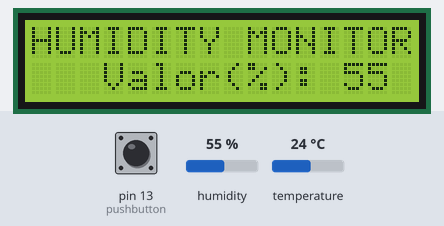
Bench run of a sketch on a simulated Arduino Uno, built with avr-gcc and run on an emulated ATmega328P. Parts: 16×2 character LCD. The inputs (shaded band) are chosen by the test bench; at power-on: pin 13 (pushbutton) HIGH, humidity 55 %, temperature 24 °C.

Above: at 1.2 s.
1.3 s: pin 13 (pushbutton) pulled LOW for 1 s
At 3.0 s:
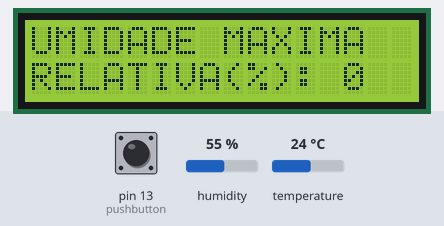
3.8 s: pin 13 (pushbutton) pulled LOW for 1 s
At 6.0 s:
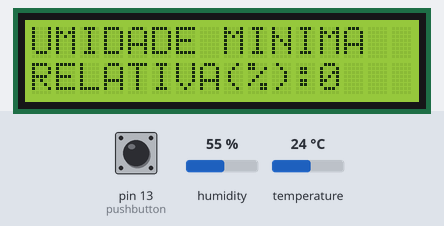
6.3 s: pin 13 (pushbutton) pulled LOW for 1 s
At 8.5 s:
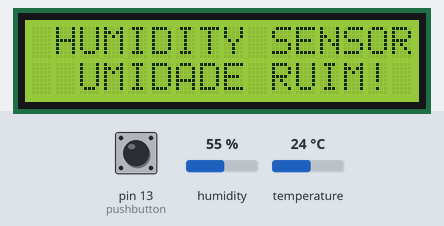
8.8 s: pin 13 (pushbutton) pulled LOW for 3.2 s
At 12.7 s:
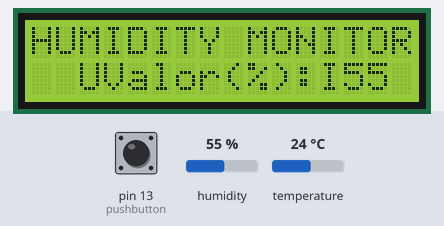
13.5 s: humidity set to 22 %
At 15.1 s:
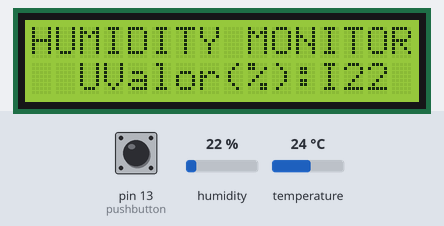
15.5 s: humidity set to 40 %
At 16.3 s:
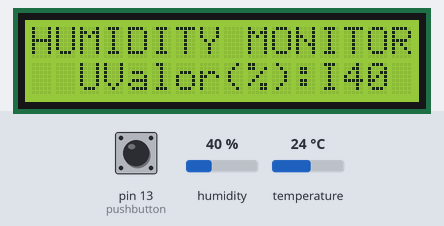
Timing chart, 0 to 18.5 s (numbered marks = the images above; inputs shaded):
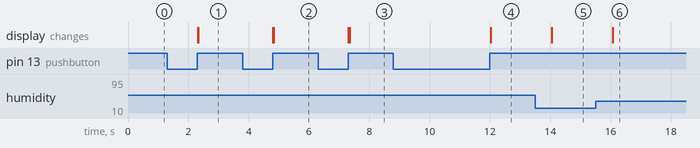

Measured:
- after the input at 1.3 s, the display: first changes after 1.0 s (image 1 shows a later state)
- after the input at 3.8 s, the display: first changes after 1.0 s (image 2 shows a later state)
- after the input at 6.3 s, the display: first changes after 1.0 s (image 3 shows a later state)
- after the input at 8.8 s, the display: changes after 3.2 s (image 4)
- after the input at 13.5 s, the display: changes after 0.55 s (image 5)
- after the input at 15.5 s, the display: changes after 0.58 s (image 6)

The sketch:

dhtcorrigidoversion.ino
```cpp
/*
IFPB CAMPUS ESPERANÇA
GRUPO: VITOR ALBUQUERQUE, IZABELY MARIA, SUZIANNE MARIA,
       MARIA CECÍLIA, GUILHERME GUEDES, HILDEMAR RIKELMY
       EDILSON VINICIUS
Projeto de monitoramento de humidade com sensor dht11
190225.1
*/

#include <LiquidCrystal.h>
#include "DHT.h"
#define DHTPIN 8
#define DHTTYPE DHT11   // DHT 11
#define pushbutton 13
#define tempo 500
//altere para 1 se for simular de verdade
/////////////////////VARIÁVEIS GLOBAIS/////////////

//variaveis boleanas verdadeiras ou falsas
bool flag = false;
bool flag2 = false;
bool flag3 = false;
bool flag4 = false;
bool flag5 = false;
bool alert = true;
bool monitorar = false;
bool desligar = false;

// variaveis sem sinal para tempo
unsigned long t1 = 0;
unsigned long time=0;
unsigned long time2=0;
unsigned long time3=0;
unsigned long time4=0;// VARIAVEL PARA TEMPO

//ints
int contador = 0; // CONTADOR DE TOQUES NO BOTÃO
int TelaChange = 0;//troca de telas
int RefMinU=0, RefMaxU=0, contador2, contador3;
int SensorValue=0;


///////////////////////////////////////////////

const int rs = 12, en = 11, d4 = 5, d5 = 4, d6 = 3, d7 = 2;
LiquidCrystal LCD1(rs, en, d4, d5, d6, d7);
/*
12 - RS
11 - E
5 - DB4
4 - DB5
3 - DB6
2 - DB7
*/
///////////////////////////////////////////////

DHT dht(DHTPIN, DHTTYPE);
void setup()
{
 pinMode(pushbutton, INPUT_PULLUP);
 LCD1.begin(16,2);
 dht.begin();

}
/////// funções de tela ///////

 void telaUmi(){
    LCD1.setCursor(0,0);
    LCD1.print("HUMIDITY MONITOR");
    LCD1.setCursor(3,1);
    LCD1.print("Valor(%):");

    int valorUmi = monitoramento();  // Chama a função de monitoramento

    if (valorUmi == -1) {  // Se a leitura falhou
        LCD1.setCursor(0, 1);
        LCD1.print("Erro de leitura"); // Exibe mensagem de erro
    } else {
        LCD1.setCursor(13,1);
        LCD1.print(valorUmi); // Exibe o valor da umidade
    }
}

 void telaclean()
 {
  LCD1.setCursor(0, 0);
  LCD1.write("                ");
  LCD1.setCursor(0, 1);
  LCD1.print("                ");
 } //end void
 void telaMax() {
  LCD1.setCursor(0, 0);
  LCD1.print("UMIDADE MAXIMA");
  LCD1.setCursor(0, 1);
  LCD1.print("RELATIVA(%):");
  LCD1.setCursor(13, 1);
  LCD1.print(RefMaxU);
 }//end void
 void telaMin() {
  LCD1.setCursor(0, 0);
  LCD1.print("UMIDADE MINIMA");
  LCD1.setCursor(0, 1);
  LCD1.print("RELATIVA(%):");
  LCD1.setCursor(12, 1);
  LCD1.print(RefMinU);
 }//end void

 void telaAlert() {
  LCD1.setCursor(1, 0);
  LCD1.print("HUMIDITY SENSOR");
  LCD1.setCursor(2, 1);
  LCD1.print("UMIDADE RUIM!");
 }//endvoid

 void telastop() {
 LCD1.setCursor(1, 0);
 LCD1.print("HUMIDITY SENSOR");
 LCD1.setCursor(5, 1);
 LCD1.print("ok!");
 }

//////////////funções de valor////////////////////
 //controlam valores máximos e mínimos
 void valormax()
  {
  // Se o botão está pressionado (estado LOW porque é PULLUP)
  if (!digitalRead(13)) { //SE MUDOU DE ESTADO ENQUANTO A
    if (!flag2) {          // A FLAG É FALSA
      time = millis();  // Armazena o tempo em que o botão foi pressionado
      flag2 = true;    // Marca que o botão foi pressionado
    }
  } else {
    // Se o botão foi solto e estava pressionado antes
    if (flag2) {
      unsigned long duracao = millis() - time;

      if (duracao >= tempo) {
        // Se o botão foi pressionado por mais de tempo mantem refmax
        RefMaxU=RefMaxU;
      } else {
        // Caso contrário, incrementa o contador
        RefMaxU++;
        if (RefMaxU > 100) {
          RefMaxU = 0;  // Volta para 0 se passar de 100
        }
      }

      flag2 = false;  // Reseta a flag para detectar nova pressão
    }
  }}
 void valormin()
  {
  // Se o botão está pressionado (estado LOW porque é PULLUP)
  if (!digitalRead(13)) { //SE MUDOU DE ESTADO ENQUANTO A
    if (!flag3) {          // A FLAG É FALSA
      time2 = millis();  // Armazena o tempo em que o botão foi pressionado
      flag3 = true;    // Marca que o botão foi pressionado
    }
  } else {
    // Se o botão foi solto e estava pressionado antes
    if (flag3) {
      unsigned long duracao2 = millis() - time2;

      if (duracao2 >= tempo) {
        // Se o botão foi pressionado por mais de tempo mantem refmax
        RefMinU=RefMinU;
      } else {
        // Caso contrário, incrementa o contador
        RefMinU++;
        if (RefMinU > 100) {
          RefMinU = 0;  // Volta para 0 se passar de 100
        }
      }

      flag3 = false;  // Reseta a flag para detectar nova pressão
    }
  }}

//////////////////////////funções monitoramento//////////////////////////////

 int monitoramento(){
  SensorValue = dht.readHumidity();
   if (isnan(SensorValue)) {
        return -1;  // Retorna um valor inválido se a leitura falhar
    }
   return SensorValue;
 }
 void avaliar(){
 //se o valor simulado do sensor estiver diferente do que programado ele mostra o alerta
 int sensor = monitoramento();
 if(sensor>RefMaxU || sensor<RefMinU){
      TelaChange=8;
    }//endif
}

///////////////////////////funçao de alerta////////////////////////////////
 //desliga o alerta se der dois toques no botao
 void alertoff()
 {
  if(TelaChange==8){
    // Se o botão está pressionado (estado LOW porque é PULLUP)
  if (!digitalRead(13)) { //SE MUDOU DE ESTADO ENQUANTO A
    if (!flag4) {          // A FLAG É FALSA
      time3 = millis();  // Armazena o tempo em que o botão foi pressionado
      flag4 = true;    // Marca que o botão foi pressionado
    }
  } else {
    // Se o botão foi solto e estava pressionado antes
    if (flag4) {
      unsigned long duracao3 = millis() - time3;

      if (duracao3 >= tempo) {
        // Se o botão foi pressionado por mais de 1 segundo, reseta o contador
        contador2 = 0;
      } else {
        // Caso contrário, incrementa o contador
        contador2++;
        if (contador2 > 2) {
          contador2 = 0;  // Volta para 0 se passar de 2
        }
      }

      flag4 = false;  // Reseta a flag para detectar nova pressão
    }}
    if(contador2==2){
    telaclean();
    TelaChange=0;
    contador2=0;
    }//endif
  }
 }//endvoid


/////////////////////////// função de contagem ////////////////////////////////////
 //contagem da troca de telas e reset do programa
 void contagem() {
  // Se o botão está pressionado (estado LOW porque é PULLUP)
  if (!digitalRead(13)) { //SE MUDOU DE ESTADO ENQUANTO A
    if (!flag) {          // A FLAG É FALSA
      t1 = millis();  // Armazena o tempo em que o botão foi pressionado
      flag = true;    // Marca que o botão foi pressionado
    }//if

  }//end

  else {
    // Se o botão foi solto e estava pressionado antes
    if (flag) {
      unsigned long duracaoPressionado = millis() - t1;

      if (duracaoPressionado >= 2000){
      desligar = true; //controla o reset, var booleana
      } //se for pressionado por 2 segundos, desligar vira 5 para que possamos resetar processo
      if (duracaoPressionado >= tempo) {
        // Se o botão foi pressionado por mais de 1 segundo, reseta o contador
        contador = 0;
           TelaChange++;
         if (TelaChange>=7) {
        TelaChange=0;
        }//end
      }//end
      }
      flag = false;  // Reseta a flag para detectar nova pressão
    }
 }//end void contagem

///////////////////////função de reset ////////////////////////

 void reset(){
 TelaChange=0;
 flag = false;
 flag2 = false;
 flag3 = false;
 flag4 = false;
 flag5 = false;
 desligar = false;
 alert = true;
 monitorar = false;
 RefMaxU=0; RefMinU=0; SensorValue;
 }

 void zerorefmax(){
  if(RefMaxU>=0 && RefMaxU<10){
    LCD1.setCursor(14,1);
    LCD1.write("   ");
  }

  }
 void zerorefmin(){
  if(RefMinU>=0 && RefMinU<10){
    LCD1.setCursor(13,1);
    LCD1.write("   ");
  }
 }

//////////////////////////////////////// loop //////////////////////////////////////////

void loop()
{
  contagem();
  switch(TelaChange) {

    case 8:
    telaAlert();
    break;
    case 7:
    telaclean();
     delay(20);
    TelaChange++;
    break;
    case 6:
    telastop();
    break;
    case 5:
    telaclean();
     delay(20);
    TelaChange++;
    break;
     case 4:
      telaMin();
     valormin();
     zerorefmin();
    break;
    case 3:
    telaclean();
     delay(20);
    TelaChange++;
    break;
    case 2:
      telaMax();
      valormax();
      zerorefmax();
      break;
   case 1:
    telaclean();
    delay(20);
    TelaChange++;
    break;
    case 0:
      telaUmi();
      break;
 }//endcase

  if(TelaChange==6){
  monitorar=true;
  }
  if (monitorar==true){
  flag5=true;
  time4 = millis();
  avaliar();
  monitorar=false;
  }
  if(flag5){
  unsigned long tempomonitor = millis() - time4;
  if (tempomonitor >= 5000){
  monitorar=true;
  }}
  //dois toques desliga o botao
  alertoff();
  //se desligar for 5, reseta e inicia o processo novamente
  if (desligar==true){
  reset();
  }
}//edn void loop
```
